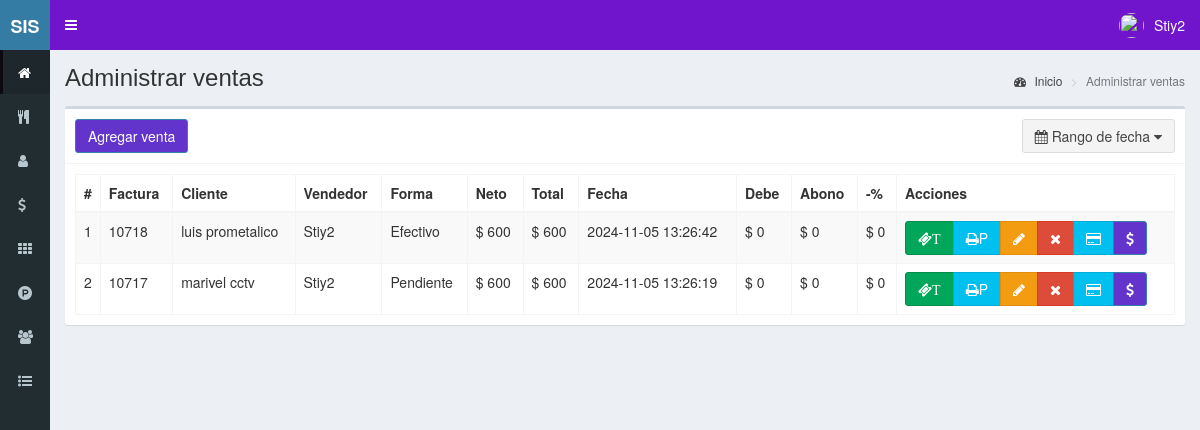
/ventas (signed in), run on the app's committed database.
### tables this page shows
CREATE TABLE `ventas` (
  `id` int(11) NOT NULL,
  `codigo` int(11) NOT NULL,
  `id_cliente` int(11) NOT NULL,
  `id_vendedor` int(11) NOT NULL,
  `productos` text NOT NULL,
  `impuesto` float NOT NULL,
  `neto` float NOT NULL,
  `total` float NOT NULL,
  `metodo_pago` text NOT NULL,
  `fecha` timestamp NOT NULL DEFAULT current_timestamp(),
  `saldo_pendiente` decimal(10,2) DEFAULT 0.00,
  `monto_abonado` decimal(10,2) DEFAULT 0.00,
  `descuento` int(50) DEFAULT NULL,
  `idmesa` int(50) DEFAULT NULL
);

CREATE TABLE `clientes` (
  `id` int(11) NOT NULL,
  `nombre` text NOT NULL,
  `documento` int(11) NOT NULL,
  `email` text NOT NULL,
  `telefono` text NOT NULL,
  `direccion` text NOT NULL,
  `fecha_nacimiento` date NOT NULL,
  `compras` int(11) NOT NULL,
  `ultima_compra` datetime NOT NULL,
  `fecha` timestamp NOT NULL DEFAULT current_timestamp() ON UPDATE current_timestamp()
);

CREATE TABLE `usuarios` (
  `id` int(11) NOT NULL,
  `nombre` text NOT NULL,
  `usuario` text NOT NULL,
  `password` text NOT NULL,
  `perfil` text NOT NULL,
  `foto` text NOT NULL,
  `estado` int(11) NOT NULL,
  `ultimo_login` datetime NOT NULL,
  `fecha` timestamp NOT NULL DEFAULT current_timestamp() ON UPDATE current_timestamp()
);

### controladores/plantilla.controlador.php (called while the page is built)
<?php
class ControladorPlantilla{
	static public function ctrPlantilla(){
		include "vistas/plantilla.php";
	}
}

### index.php (called while the page is built, shortened)
<?php
require_once "controladores/plantilla.controlador.php";
require_once "controladores/usuarios.controlador.php";
require_once "controladores/clientes.controlador.php";
require_once "controladores/ventas.controlador.php";
require_once "modelos/usuarios.modelo.php";
require_once "modelos/clientes.modelo.php";
require_once "modelos/ventas.modelo.php";
$plantilla = new ControladorPlantilla();
$plantilla->ctrPlantilla();

### controladores/ventas.controlador.php (called while the page is built, shortened)
<?php
class ControladorVentas{
	static public function ctrRangoFechasVentas($fechaInicial, $fechaFinal){
		$tabla = "ventas";
		$respuesta = ModeloVentas::mdlRangoFechasVentas($tabla, $fechaInicial, $fechaFinal);
		return $respuesta;
	}
}

### modelos/conexion.php (called while the page is built)
<?php
class Conexion{
	static public function conectar(){
		$link = new PDO("mysql:host=localhost;dbname=sis_restaurant",
			            "root",
			            "");
		$link->exec("set names utf8");
		return $link;
	}
}

### modelos/ventas.modelo.php (called while the page is built, shortened)
<?php
require_once "conexion.php";
class ModeloVentas{
	static public function mdlRangoFechasVentas($tabla, $fechaInicial, $fechaFinal){
		if($fechaInicial == null){
			$stmt = Conexion::conectar()->prepare("SELECT * FROM $tabla WHERE DATE(fecha) = CURRENT_DATE() ORDER BY id DESC");
			$stmt -> execute();
			return $stmt -> fetchAll();
		}else if($fechaInicial == $fechaFinal){
			$fechaInicial .= ' 00:00:01';
            $fechaFinal .= ' 23:59:59';
			$stmt = Conexion::conectar()->prepare("SELECT * FROM $tabla WHERE fecha BETWEEN :fechaInicial AND :fechaFinal");
			$stmt->bindParam(":fechaInicial", $fechaInicial, PDO::PARAM_STR);
			$stmt->bindParam(":fechaFinal", $fechaFinal, PDO::PARAM_STR);
			$stmt -> execute();
			return $stmt -> fetchAll();
		}
	}
}

### controladores/clientes.controlador.php (called while the page is built, shortened)
<?php
class ControladorClientes{
	static public function ctrMostrarClientes($item, $valor){
		$tabla = "clientes";
		$respuesta = ModeloClientes::mdlMostrarClientes($tabla, $item, $valor);
		return $respuesta;
	}
}

### modelos/clientes.modelo.php (called while the page is built, shortened)
<?php
require_once "conexion.php";
class ModeloClientes{
	static public function mdlMostrarClientes($tabla, $item, $valor){
		if($item != null){
			$stmt = Conexion::conectar()->prepare("SELECT * FROM $tabla WHERE $item = :$item");
			$stmt -> bindParam(":".$item, $valor, PDO::PARAM_STR);
			$stmt -> execute();
			return $stmt -> fetch();
		}else{
			$stmt = Conexion::conectar()->prepare("SELECT * FROM $tabla");
			$stmt -> execute();
			return $stmt -> fetchAll();
		}
	}
}

### controladores/usuarios.controlador.php (called while the page is built, shortened)
<?php
class ControladorUsuarios{
	static public function ctrMostrarUsuarios($item, $valor){
		$tabla = "usuarios";
		$respuesta = ModeloUsuarios::MdlMostrarUsuarios($tabla, $item, $valor);
		return $respuesta;
	}
}

### modelos/usuarios.modelo.php (called while the page is built, shortened)
<?php
require_once "conexion.php";
class ModeloUsuarios{
	static public function mdlMostrarUsuarios($tabla, $item, $valor){
		if($item != null){
			$stmt = Conexion::conectar()->prepare("SELECT * FROM $tabla WHERE $item = :$item");
			$stmt -> bindParam(":".$item, $valor, PDO::PARAM_STR);
			$stmt -> execute();
			return $stmt -> fetch();
		}else{
			$stmt = Conexion::conectar()->prepare("SELECT * FROM $tabla");
			$stmt -> execute();
			return $stmt -> fetchAll();
		}
	}
}

### vistas/modulos/ventas.php (the view, shortened to what this page needs)
<div class="content-wrapper">
  <section class="content-header">
    <h1>
      Administrar ventas
    </h1>
    <ol class="breadcrumb">
      <li><a href="inicio"><i class="fa fa-dashboard"></i> Inicio</a></li>
      <li class="active">Administrar ventas</li>
    </ol>
  </section>
  <section class="content">
    <div class="box">
      <div class="box-header with-border">
        <a href="crear-venta">
          <button class="btn btn-primary">
            Agregar venta
          </button>
        </a>
         <button type="button" class="btn btn-default pull-right" id="daterange-btn">
            <span>
              <i class="fa fa-calendar"></i>
              <?php
                if(isset($_GET["fechaInicial"])){
                  echo $_GET["fechaInicial"]." - ".$_GET["fechaFinal"];
                }else{
                  echo 'Rango de fecha';
                }
              ?>
            </span>
            <i class="fa fa-caret-down"></i>
         </button>
      </div>
      <div class="box-body">
       <table class="table table-bordered table-striped dt-responsive tablas" width="100%">
        <thead>
         <tr>
           <th style="width:10px">#</th>
           <th>Factura</th>
           <th>Cliente</th>
           <th>Vendedor</th>
           <th>Forma</th>
           <th>Neto</th>
           <th>Total</th>
           <th>Fecha</th>
           <th>Debe</th>
           <th>Abono</th>
           <th>-%</th>
           <th>Acciones</th>
         </tr>
        </thead>
        <tbody>
        <?php
          if(isset($_GET["fechaInicial"])){
            $fechaInicial = $_GET["fechaInicial"];
            $fechaFinal = $_GET["fechaFinal"];
          }else{
            $fechaInicial = null;
            $fechaFinal = null;
          }
          $respuesta = ControladorVentas::ctrRangoFechasVentas($fechaInicial, $fechaFinal);
          foreach ($respuesta as $key => $value) {
           echo '<tr>
                  <td>'.($key+1).'</td>
                  <td>'.$value["codigo"].'</td>';
                  $itemCliente = "id";
                  $valorCliente = $value["id_cliente"];
                  $respuestaCliente = ControladorClientes::ctrMostrarClientes($itemCliente, $valorCliente);
                  echo '<td>'.$respuestaCliente["nombre"].'</td>';
                  $itemUsuario = "id";
                  $valorUsuario = $value["id_vendedor"];
                  $respuestaUsuario = ControladorUsuarios::ctrMostrarUsuarios($itemUsuario, $valorUsuario);
                  echo '<td>'.$respuestaUsuario["nombre"].'</td>
                  <td>'.$value["metodo_pago"].'</td>
                  <td>$ '.number_format($value["neto"]).'</td>
                  <td>$ '.number_format($value["total"]).'</td>
                  <td>'.$value["fecha"].'</td>
                  <td>$ '.number_format($value["saldo_pendiente"]).'</td>
                  <td>$ '.number_format($value["monto_abonado"]).'</td>
                  <td>$ '.number_format($value["descuento"]).'</td>
                  <td>
                    <div class="btn-group">
                      <button class="btn btn-success btnImprimirTicket" codigoVenta="'.$value["codigo"].'">
                        <i class="fa fa-ticket">T</i>
                      </button>
                      <button class="btn btn-info btnImprimirFactura" codigoVenta="'.$value["codigo"].'">
                        <i class="fa fa-print"></i>P
                      </button>';
                      if($_SESSION["perfil"] == "Administrador"){
                      echo '
                      <button class="btn btn-warning btnEditarVenta" idVenta="'.$value["id"].'"><i class="fa fa-pencil"></i></button>
                      <button class="btn btn-danger btnEliminarVenta" idVenta="'.$value["id"].'"><i class="fa fa-times"></i></button>
                      <button class="btn btn-info btnabonarcredito" data-toggle="modal" data-target="#modalAbonar" idVenta="'.$value["id"].'"><i class="fa fa-credit-card"></i></button>
                      <button class="btn btn-primary btnpagarcredito" idVenta="'.$value["id"].'"><i class="fa fa-usd"></i></button>';
                    }
                    echo '</div>
                  </td>
                </tr>';
            }
        ?>
        </tbody>
       </table>
      </div>
    </div>
  </section>
</div>

### vistas/plantilla.php (shortened to what this page needs)
<!DOCTYPE html>
<html>
<head>
  <link href="https://cdn.jsdelivr.net/npm/select2@4.1.0-rc.0/dist/css/select2.min.css" rel="stylesheet" />
  <link rel="stylesheet" href="vistas/bower_components/bootstrap/dist/css/bootstrap.min.css">
  <link rel="stylesheet" href="vistas/bower_components/font-awesome/css/font-awesome.min.css">
  <link rel="stylesheet" href="vistas/bower_components/Ionicons/css/ionicons.min.css">
  <link rel="stylesheet" href="vistas/dist/css/AdminLTE.css">
  <link rel="stylesheet" href="vistas/dist/css/skins/_all-skins.min.css">
  <link rel="stylesheet" href="vistas/bower_components/datatables.net-bs/css/dataTables.bootstrap.min.css">
  <link rel="stylesheet" href="vistas/bower_components/datatables.net-bs/css/responsive.bootstrap.min.css">
  <link rel="stylesheet" href="vistas/plugins/iCheck/all.css">
  <link rel="stylesheet" href="vistas/bower_components/bootstrap-daterangepicker/daterangepicker.css">
  <link rel="stylesheet" href="vistas/bower_components/morris.js/morris.css">
</head>
<body class="hold-transition skin-blue sidebar-collapse sidebar-mini login-page">
  <?php
  if(isset($_SESSION["iniciarSesion"]) && $_SESSION["iniciarSesion"] == "ok"){
   echo '<div class="wrapper">';
    include "modulos/cabezote.php";
    include "modulos/menu.php";
    if(isset($_GET["ruta"])){
      if($_GET["ruta"] == "inicio" ||
         $_GET["ruta"] == "mesas" ||
         $_GET["ruta"] == "usuarios" ||
         $_GET["ruta"] == "categorias" ||
         $_GET["ruta"] == "productos" ||
         $_GET["ruta"] == "gastos" ||
         $_GET["ruta"] == "productos-red" ||
         $_GET["ruta"] == "clientes" ||
         $_GET["ruta"] == "ventas" ||
         $_GET["ruta"] == "crear-venta" ||
         $_GET["ruta"] == "editar-venta" ||
         $_GET["ruta"] == "reportes" ||
         $_GET["ruta"] == "ventas-credito" ||
         $_GET["ruta"] == "salir"){
        include "modulos/".$_GET["ruta"].".php";
      }else{
        include "modulos/404.php";
      }
    }else{
      include "modulos/inicio.php";
    }
    echo '</div>';
  }else{
    include "modulos/login.php";
  }
  ?>
</body>
</html>

### vistas/modulos/cabezote.php (shortened to what this page needs)
<header class="main-header">
   <a href="#" class="logo">
     <span class="logo-mini"><b>SIS</b> ISANIS</span>
   </a>
<nav class="navbar navbar-static-top" role="navigation">
 	<a href="#" class="sidebar-toggle" data-toggle="push-menu" role="button">
     	</a>
	<div class="navbar-custom-menu">
		<ul class="nav navbar-nav">
			<li class="dropdown user user-menu">
				<a href="#" class="dropdown-toggle" data-toggle="dropdown">
				<?php
				if($_SESSION["foto"] != ""){
					echo '<img src="'.$_SESSION["foto"].'" class="user-image">';
				}else{
					echo '<img src="vistas/img/usuarios/default/anonymous.png" class="user-image">';
				}
				?>
					<span class="hidden-xs"><?php  echo $_SESSION["nombre"]; ?></span>
				</a>
			</li>
		</ul>
	</div>
</nav>
</header>

### vistas/modulos/menu.php (shortened to what this page needs)
<aside class="main-sidebar">
	 <section class="sidebar">
		<ul class="sidebar-menu">
		<?php
		if($_SESSION["perfil"] == "Administrador"){
			echo '<li class="active">
				<a href="inicio">
					<i class="fa fa-home"></i>
					<span>Inicio</span>
				</a>
			</li>
			<li>
				<a href="mesas">
					<i class="fa fa-cutlery"></i>
					<span>Mesas</span>
				</a>
			</li>
			<li>
				<a href="usuarios">
					<i class="fa fa-user"></i>
					<span>Usuarios</span>
				</a>
			</li>
			<li>
				<a href="gastos">
					<i class="fa fa-usd"></i>
					<span>Gastos</span>
				</a>
			</li>';
		}
		if($_SESSION["perfil"] == "Administrador" || $_SESSION["perfil"] == "Especial"){
			echo '<li>
				<a href="categorias">
					<i class="fa fa-th"></i>
					<span>Categorías</span>
				</a>
			</li>
			<li>
				<a href="productos">
					<i class="fa fa-product-hunt"></i>
					<span>Productos</span>
				</a>
			</li>';
		}
		if($_SESSION["perfil"] == "Administrador" || $_SESSION["perfil"] == "Vendedor" || $_SESSION["perfil"] == "Especial"){
			echo '<li>
				<a href="clientes">
					<i class="fa fa-users"></i>
					<span>Clientes</span>
				</a>
			</li>';
		}
		if($_SESSION["perfil"] == "Administrador" || $_SESSION["perfil"] == "Vendedor" || $_SESSION["perfil"] == "Especial"){
			echo '<li class="treeview">
				<a href="#">
					<i class="fa fa-list-ul"></i>
					<span>Ventas</span>
					<span class="pull-right-container">
						<i class="fa fa-angle-left pull-right"></i>
					</span>
				</a>
				<ul class="treeview-menu">
					<li>
						<a href="ventas">
							<i class="fa fa-circle-o"></i>
							<span>Administrar ventas</span>
						</a>
					</li>
					<li>
						<a href="crear-venta">
							<i class="fa fa-circle-o"></i>
							<span>Crear venta</span>
						</a>
					</li>';
				echo '</ul>
			</li>';
		}
		?>
		</ul>
	 </section>
</aside>

### data on the page
ventas: codigo "10718", id_cliente.nombre "luis prometalico", usuarios.nombre "Stiy2", metodo_pago "Efectivo", neto "600", total "600", fecha "2024-11-05 13:26:42", saldo_pendiente "0", monto_abonado "0", descuento "0"
ventas: codigo "10717", id_cliente.nombre "marivel cctv", usuarios.nombre "Stiy2", metodo_pago "Pendiente", neto "600", total "600", fecha "2024-11-05 13:26:19", saldo_pendiente "0", monto_abonado "0", descuento "0"

### other printed values
$_SESSION["nombre"] "Stiy2"
